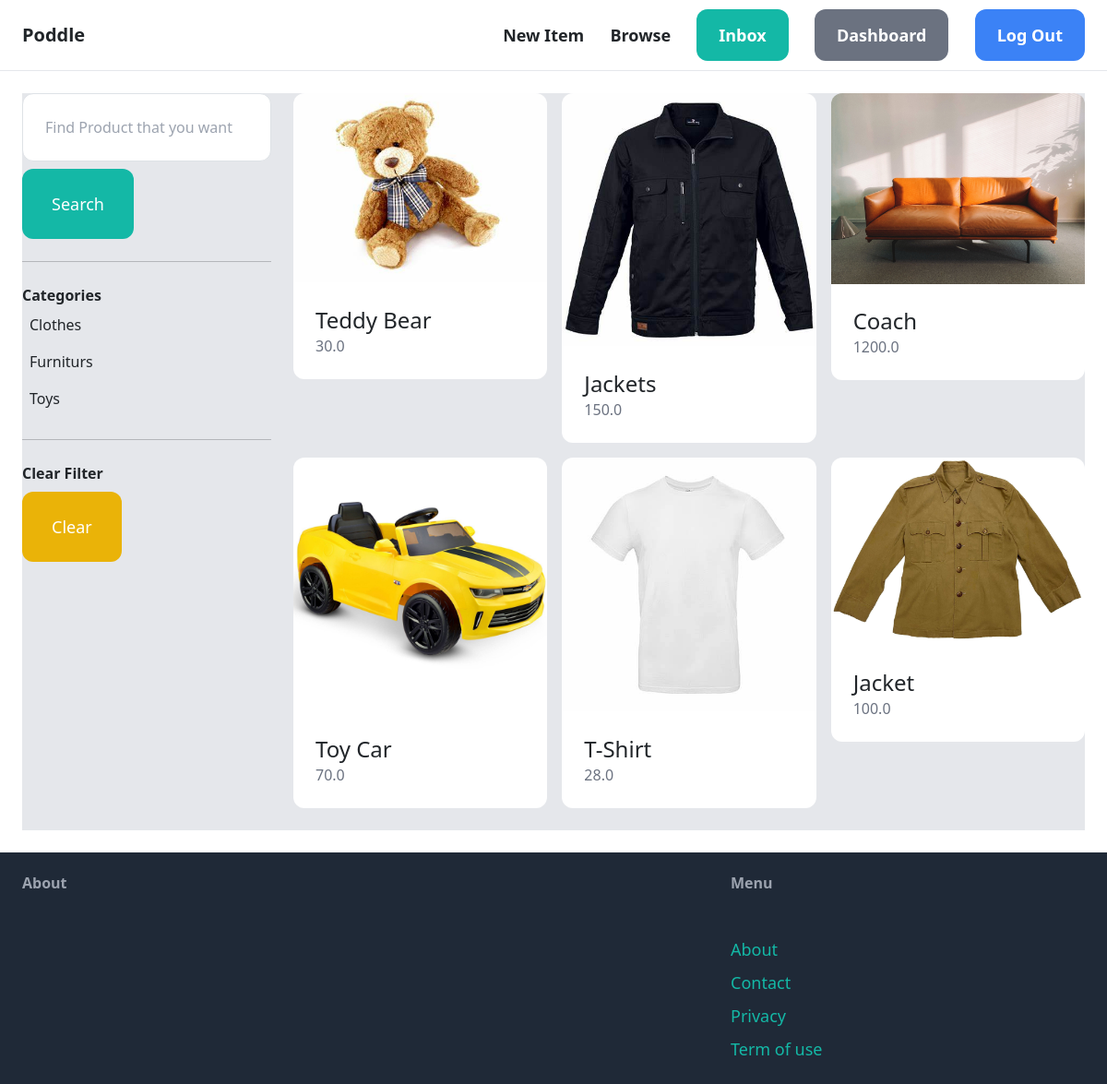
The app's page /items/ (signed in) with its own data.
### item/models.py (models this page shows, shortened)
class Category(models.Model):
    name = models.CharField(max_length=255)
    class Meta:
        ordering = ('name',)
        verbose_name_plural = 'Categories'

class Item(models.Model):
    category = models.ForeignKey(Category,related_name='items',on_delete=models.CASCADE)
    name = models.CharField(max_length=255)
    description = models.TextField(blank=True,null=True)
    price = models.FloatField()
    image = models.ImageField(upload_to='item_images',blank=True,null=True)
    is_sold = models.BooleanField(default=False)
    created_by = models.ForeignKey(User,related_name="items",on_delete=models.CASCADE )
    created_at = models.DateField(auto_now_add=True)

### item/views.py (the view)
# urls.py: path('', views.items,name='items'),
@login_required()
def items(request):
    query = request.GET.get('query','')
    categories = Category.objects.all()
    category_id = request.GET.get('category',0)
    items = Item.objects.filter(is_sold=False)
    if category_id:
        items = items.filter(category_id=category_id)
    if query:
        items = items.filter(Q(name__contains=query) | Q(description__icontains=query))
    return render(request,'item/items.html',{
        'items' : items,
        'query' : query,
        'categories' : categories,
        'category_id' : int(category_id)
    })

### item/templates/item/items.html (shortened to what this page needs)
{% extends 'core/base.html' %}
{% block content %}
    <div class="pb-6 grid grid-cols-4 gap-4 bg-gray-200">
        <div class="col-span-1">
            <form method='get' action="{% url 'item:items' %}">
                <input name="query" class="w-full py-4 px-6 border rounded-xl" type="text" value="{{query}}" placeholder="Find Product that you want">
                <button class="mt-2  py-4 px-8 text-lg bg-teal-500 text-white rounded-xl">Search</button>
            </form>
            <hr class="my-6">
            <p class="font-semibold">Categories</p>
            <ul>
                {% for category in categories %}
                    <li class="py-2 px-2 rounded-xl {% if category.id == category_id %}bg-gray-200{% endif %}">
                      <a href="{% url 'item:items' %}?query={{query}}&category={{ category.id}}">{{ category.name }} </a>
                    </li>
                {% endfor %}
            </ul>
            <hr class="my-6">
            <p class="font-semibold">Clear Filter</p>
            <ul>
                <li><a href="{% url 'item:items' %}" class="mt-2 py-4 px-8 inline-block bg-yellow-500 text-lg rounded-xl text-white">Clear</a></li>
            </ul>
        </div>
        <div class="col-span-3">
            <div class="grid grid-cols-3 gap-3">
                {% for item in items %}
                    <div>
                        <a href="{% url 'item:detail' item.id %}">
                            <div>
                                <img src="{{item.image.url}}"class="rounded-t-xl" alt="das">
                            </div>
                            <div class="p-6 bg-white rounded-b-xl">
                                <h2 class="text-2xl">{{item.name}}</h2>
                                <p class="text-gray-500">{{item.price}}</p>
                            </div>
                        </a>
                    </div>
                {% endfor %}
            </div>
        </div>
    </div>
{% endblock %}

### records on screen
Category: name "Clothes"
Category: name "Furniturs"
Category: name "Toys"
Item: image (picture), name "Teddy Bear", price "30.0"
Item: image (picture), name "Jackets", price "150.0"
Item: image (picture), name "Coach", price "1200.0"
Item: image (picture), name "Toy Car", price "70.0"
Item: image (picture), name "T-Shirt", price "28.0"
Item: image (picture), name "Jacket", price "100.0"
